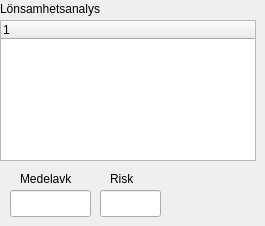
       <widget class="QWidget" name="FA3">
        <attribute name="title">
         <string>FA3</string>
        </attribute>
        <widget class="QTreeWidget" name="treeWidget_4">
         <property name="geometry">
          <rect>
           <x>0</x>
           <y>20</y>
           <width>256</width>
           <height>141</height>
          </rect>
         </property>
         <property name="font">
          <font>
           <pointsize>9</pointsize>
          </font>
         </property>
         <column>
          <property name="text">
           <string notr="true">1</string>
          </property>
         </column>
        </widget>
        <widget class="QLabel" name="label_15">
         <property name="geometry">
          <rect>
           <x>0</x>
           <y>0</y>
           <width>181</width>
           <height>17</height>
          </rect>
         </property>
         <property name="font">
          <font>
           <pointsize>9</pointsize>
          </font>
         </property>
         <property name="text">
          <string>Lönsamhetsanalys</string>
         </property>
        </widget>
        <widget class="QLineEdit" name="lineEditRisk">
         <property name="geometry">
          <rect>
           <x>100</x>
           <y>190</y>
           <width>61</width>
           <height>27</height>
          </rect>
         </property>
         <property name="font">
          <font>
           <pointsize>9</pointsize>
          </font>
         </property>
        </widget>
        <widget class="QLabel" name="label_8">
         <property name="geometry">
          <rect>
           <x>110</x>
           <y>170</y>
           <width>41</width>
           <height>17</height>
          </rect>
         </property>
         <property name="font">
          <font>
           <pointsize>9</pointsize>
          </font>
         </property>
         <property name="text">
          <string>Risk</string>
         </property>
        </widget>
        <widget class="QLabel" name="label_7">
         <property name="geometry">
          <rect>
           <x>20</x>
           <y>170</y>
           <width>61</width>
           <height>17</height>
          </rect>
         </property>
         <property name="font">
          <font>
           <pointsize>9</pointsize>
          </font>
         </property>
         <property name="text">
          <string>Medelavk</string>
         </property>
        </widget>
        <widget class="QLineEdit" name="lineMeanReturn">
         <property name="geometry">
          <rect>
           <x>10</x>
           <y>190</y>
           <width>81</width>
           <height>27</height>
          </rect>
         </property>
         <property name="font">
          <font>
           <pointsize>9</pointsize>
          </font>
         </property>
        </widget>
       </widget>
